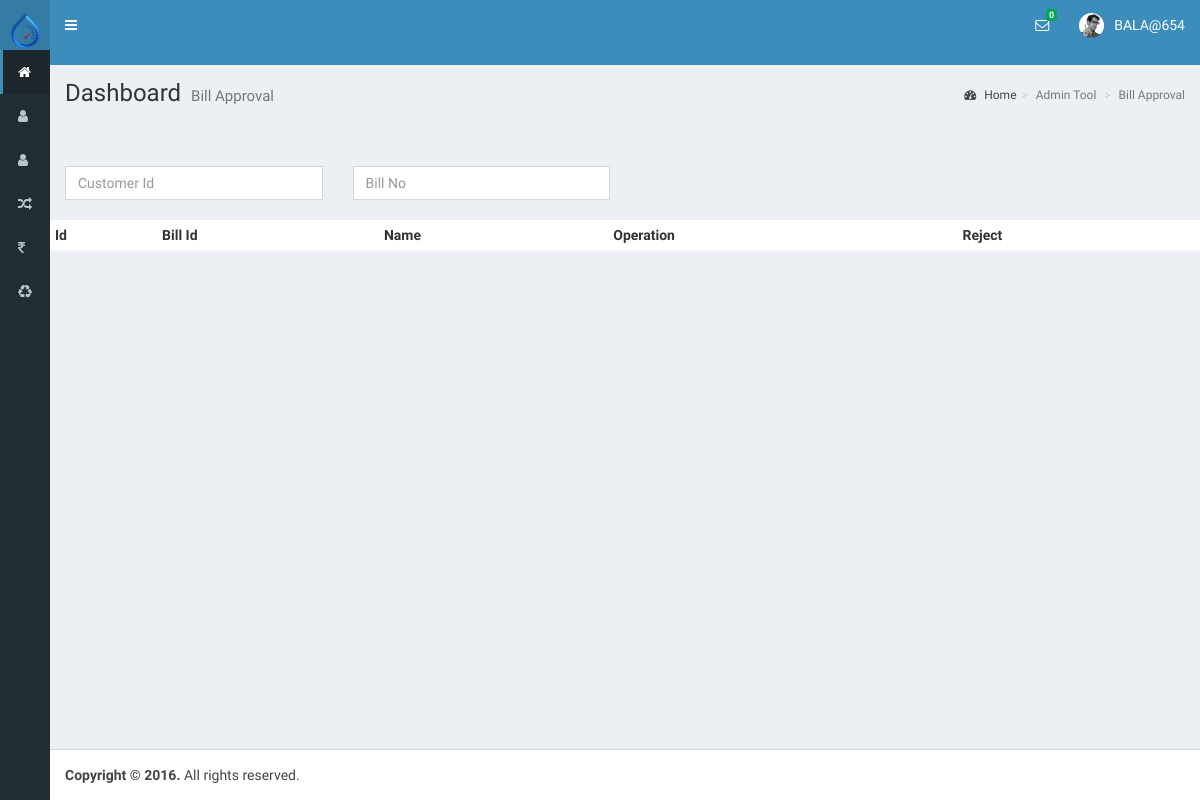
/billApproval.php (signed in), run on an earlier commit of the app's database.
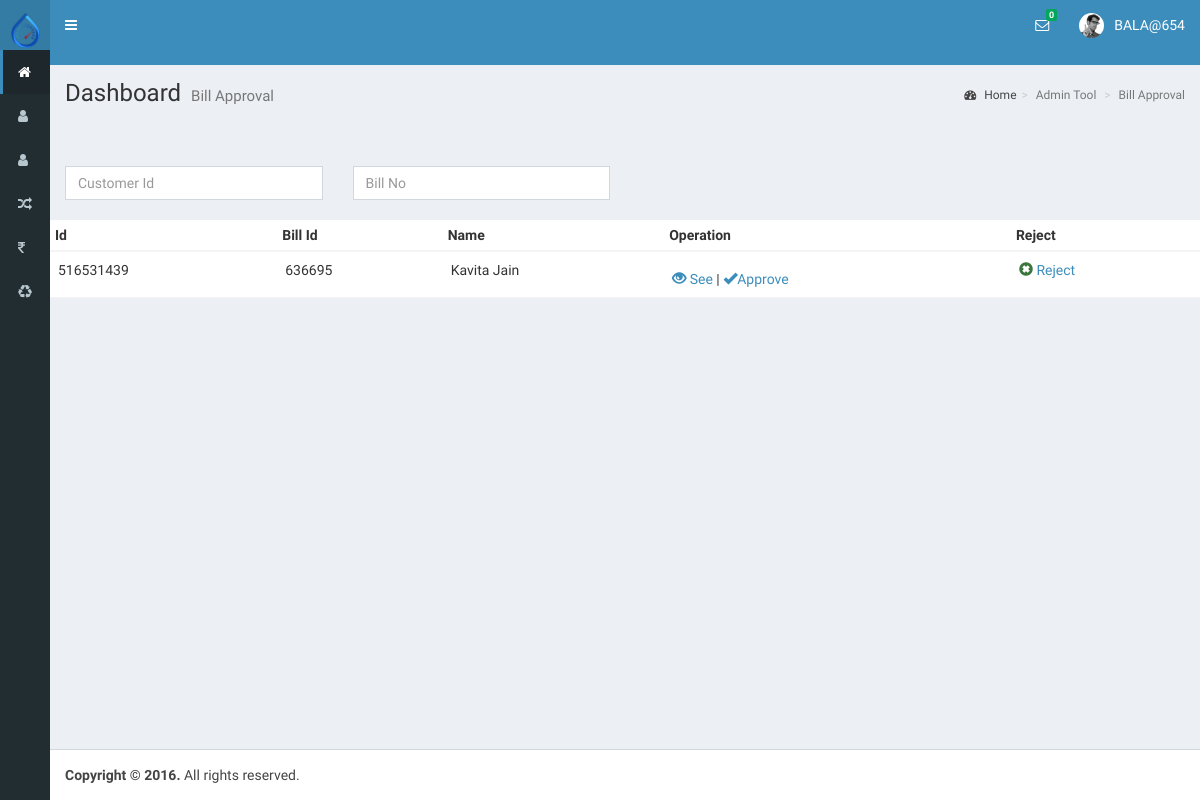
And on a later commit of the database.
### tables this page shows
CREATE TABLE `temp_bill` (
  `id` int(11) NOT NULL,
  `customer_id` varchar(20) NOT NULL,
  `customer_name` varchar(100) NOT NULL,
  `type` varchar(40) NOT NULL,
  `bill_id` varchar(20) NOT NULL,
  `c_reading` int(11) NOT NULL,
  `a_reading` int(11) NOT NULL,
  `amount` float NOT NULL,
  `month` varchar(20) NOT NULL,
  `year` varchar(20) NOT NULL,
  `ugd` float NOT NULL,
  `borwell` float NOT NULL
);

### resource/api_function.php (called while the page is built, shortened)
<?php
     include("db/connect.php");
     include('function.php');
 class apiFunction
 {
	    public $db;
        public function __construct(database $db,$con)
        {
               $this->db=$db;
        }
        public function gettingDataforApproval($table,$numRow)
        {
              $data=$this->db->getAllWithLimit($table,$numRow);
              return $data;
        }
}
?>

### resource/function.php (called while the page is built, shortened)
<?php
          class database
          {
                protected $con;
                public function __construct($con)
                {
                   $this->con=$con;
                }
                 public function getAllWithLimit($table,$numRow)
                 {
                       $str="select * from ".$table." ORDER BY id DESC LIMIT ".$numRow;
                       $row= $this->con->query($str);
                       $array=array();
                       while($result=$row->fetch_assoc())
                       {
                           $array[]=$result;
                       }
                       return $array;
                 }
          }
?>

### billApproval.php (the view, shortened to what this page needs)
<?php
        include_once("db/connect.php");
        include_once('resource/api_function.php');
        $db=new database($con);
        $api= new apiFunction($db,$con);
        $data=$api->gettingDataforApproval('temp_bill',10);
?>
<?php include "include/header.php"; ?>
<?php include("navbar/super-adminheader.php");?>
  <div class="content-wrapper">
    <section class="content-header">
      <h1>
        Dashboard
        <small>Bill Approval </small>
      </h1>
      <ol class="breadcrumb">
        <li><a href="#"><i class="fa fa-dashboard"></i> Home</a></li><li class="active">Admin Tool</li>
        <li class="active">Bill Approval</li>
      </ol>
    </section>
  <div class="clr-20"></div>
  <div class="clr-20"></div>
  <div class="clr-20"></div>
<section>
<div class="row">
 <div class="col-md-12">
     <div class="col-md-3">
        <input type="text" class="form-control" id="customer_id" placeholder="Customer Id">
     </div>
     <div class="col-md-3">
        <input type="text" class="form-control" id="bill_id" placeholder="Bill No">
     </div>
 </div>
<div class="clr-20"></div>
 <div class="col-md-12" id="approvalResult">
  <table class="table table-condensed " style="border-collapse:collapse;
  background: white; width: 100%; ">
    <thead>
        <tr>
            <th>Id</th>
            <th>Bill Id</th>
            <th>Name</th>
            <th>Operation</th>
            <th>Reject</th>
        </tr>
    </thead>
    <tbody>
    <?php  $i=0;
       foreach ($data as $key => $value):  $i++ ;?>
          <tr  class="accordion-toggle table-hover1" >
            <td><?php echo $value['customer_id'] ?></td>
            <td><?php echo $value['bill_id'] ?></td>
            <td><?php echo $value['customer_name'] ?></td>
            <td data-toggle='collapse' data-target='#demo<?php echo $i; ?>' class='seen'>
                <a href="#" id='seeData' class="<?php echo $value['bill_id'] ?>" Ide="<?php echo $value['bill_id'] ?>"><span class="glyphicon glyphicon-eye-open" style="margin-top: 10px;"></span> See </a>|
                <a href="#" id="approve1" class="<?php echo $value['bill_id'] ?>" Ide="<?php echo $value['bill_id'] ?>"><span class="glyphicon glyphicon-ok" style="margin-top: 10px;"></span>Approve</a>
            </td>
            <td class="text-success"><span class="glyphicon glyphicon-remove-sign"></span> <a href="#" class="<?php echo $value['bill_id'] ?>" Ide="<?php echo $value['bill_id'] ?>" id="reject">Reject</a></td>
        </tr>
   <?php endforeach ?>
    </tbody>
</table>
</div></div>
</section>
</div>
   <?php include "include/footer.php"; ?>

What changed in the data, as far as the page shows it:
added temp_bill: customer "516531439", bill "636695", customer_name "Kavita Jain"
